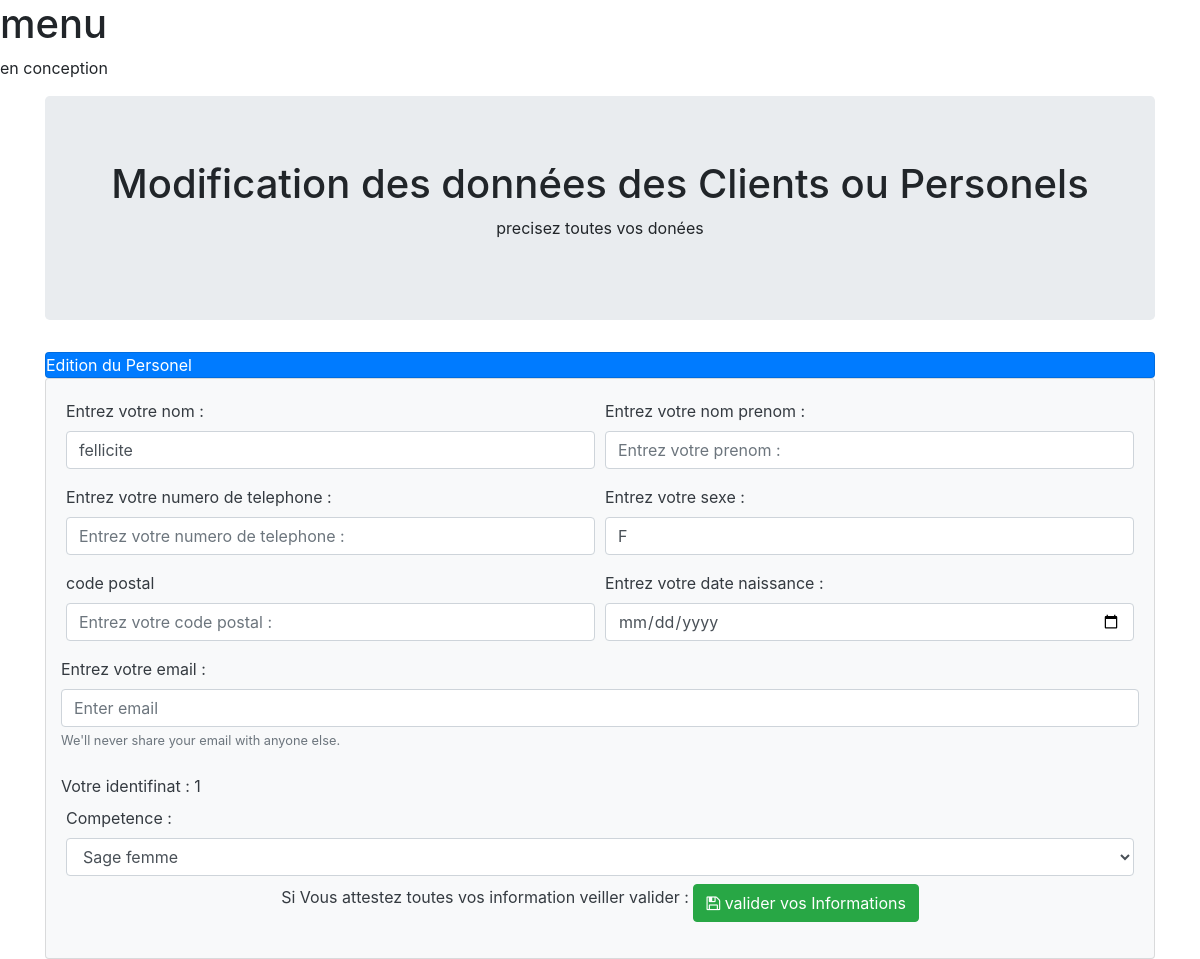
The app's page /editerPersonel.php?id_personel_Domaine_competence=1 with its own data.
### tables this page shows
CREATE TABLE `Personel_Domaine_competence` (
  `id_personel_Domaine_competence` int(11) NOT NULL AUTO_INCREMENT,
  `personel_id` int(11) NOT NULL,
  `domaine_competence_id` int(11) NOT NULL,
  PRIMARY KEY (`id_personel_Domaine_competence`,`personel_id`,`domaine_competence_id`),
  KEY `fk_Personel_has_Domaine_competence_Domaine_competence1_idx` (`domaine_competence_id`),
  KEY `fk_Personel_has_Domaine_competence_Personel1_idx` (`personel_id`),
  CONSTRAINT `fk_Personel_has_Domaine_competence_Domaine_competence1` FOREIGN KEY (`domaine_competence_id`) REFERENCES `Domaine_competence` (`id_domaine_competence`) ON DELETE NO ACTION ON UPDATE NO ACTION,
  CONSTRAINT `fk_Personel_has_Domaine_competence_Personel1` FOREIGN KEY (`personel_id`) REFERENCES `Personel` (`id_personel`) ON DELETE NO ACTION ON UPDATE NO ACTION
);

CREATE TABLE `Personel` (
  `id_personel` int(11) NOT NULL AUTO_INCREMENT,
  `nom_personel` varchar(50) NOT NULL,
  `matricule` varchar(70) NOT NULL,
  `sexe` char(2) NOT NULL,
  `etat` tinyint(2) DEFAULT '0',
  `role` varchar(45) DEFAULT NULL,
  PRIMARY KEY (`id_personel`),
  UNIQUE KEY `fk_matricule` (`matricule`)
);

CREATE TABLE `Domaine_competence` (
  `id_domaine_competence` int(11) NOT NULL AUTO_INCREMENT,
  `domaine_competence` varchar(45) DEFAULT NULL,
  PRIMARY KEY (`id_domaine_competence`)
);

### editerPersonel.php (the view, shortened to what this page needs)
<?php
        require_once("connexionBD.php");
        $id_personel_Domaine_competence =  isset($_GET['id_personel_Domaine_competence'])?$_GET['id_personel_Domaine_competence']:0;
        $requet=  "SELECT * FROM Personel INNER JOIN Personel_Domaine_competence ON Personel.id_personel = Personel_Domaine_competence.personel_id INNER JOIN Domaine_competence ON Personel_Domaine_competence.domaine_competence_id = Domaine_competence.id_domaine_competence WHERE id_personel_Domaine_competence = $id_personel_Domaine_competence";
        $resultat = $conn->query($requet);
        $personel = $resultat->fetch();
?>
<!DOCTYPE html>
    <html>
    <head>
        <link rel="stylesheet" href="https://stackpath.bootstrapcdn.com/bootstrap/4.4.1/css/bootstrap.min.css">
        <link rel="stylesheet" href="https://maxcdn.bootstrapcdn.com/font-awesome/4.7.0/css/font-awesome.min.css">
    </head>
    <body>
        <?php
            include("public/menu.php");
        ?>
        <div class="container">
            <div class="jumbotron text-center mt-2">
                <h1>Modification des données des Clients ou Personels</h1>
                 <p>precisez toutes vos donées</p>
            </div>
            <div class="card bg-primary text-white mt-4">
                <div class="card-head">Edition du Personel</div>
            </div>
            <div class="card bg-light text-dark">
                <div class="card-body">
                    <form method="POST" action="updatePersonel.php" class="form">
                        <div class="form_nom form-row">
                            <div class="form-group col-md-6">
                                <label for="nom_personel">Entrez votre nom :</label>
                                <input type="text" name="nom_personel" class="form-control" id="nom_personel" placeholder="Nom" value="<?php echo $personel["nom_personel"] ?>">
                            </div>
                           <div class="form-group col-md-6">
                                <label for="prenom_personel">Entrez votre nom prenom :</label>
                                <input type="text" name="prenom_personel" class="form-control" id="prenom_personel" placeholder="Entrez votre prenom :" value="<?php echo $personel["prenom_personel"] ?>">
                            </div>
                        </div>
                        <div class="form_nom form-row">
                            <div class="form-group  col-md-6">
                                <label for="tel_personel">Entrez votre numero de telephone :</label>
                                <input type="tel" name="tel_personel" class="form-control" id="tel_personel" placeholder="Entrez votre numero de telephone :" value="<?php echo $personel["tel_personel"] ?>">
                            </div>
                            <div class="form-group  col-md-6">
                                <label for="sexe">Entrez votre sexe :</label>
                                <input type="text" name="sexe" class="form-control" id="sexe" aria-describedby="emailHelp" placeholder="Entrez votre sexe(M/F)" value="<?php echo $personel["sexe"] ?>">
                            </div>
                        </div>
                        <div class="form_nom form-row">
                            <div class="form-group form_nom1 col-md-6">
                                <label for="code_postale_personel">code postal</label>
                                <input type="text" name="code_postale_personel" class="form-control" id="code_postale_personel" placeholder="Entrez votre code postal :" value="<?php echo $personel["code_postale_personel"] ?>">
                            </div>
                            <div class="form-group form_nom1 col-md-6">
                                <label for="date_naissance_personel">Entrez votre date naissance :</label>
                                <input type="date" name="date_naissance_personel" class="form-control" id="date_naissance_personel" aria-describedby="emailHelp" placeholder="Enter vote date naissance" value="<?php echo $personel["date_naissance_personel"] ?>">
                            </div>
                        </div>
                        <div class="form_nom form-row">
                            <label for="email_personel">Entrez votre email :</label>
                            <input type="email" name="email_personel" class="form-control" id="email_personel" aria-describedby="emailHelp" placeholder="Enter email" value="<?php echo $personel["email_personel"] ?>">
                            <small class="form-text text-muted">We'll never share your email with anyone else.</small>
                        </div><br>
                        <div class="form_nom form-row">
                            <label for="id_personel_Domaine_competence">Votre identifinat : <?php echo $id_personel_Domaine_competence ?></label>
                        </div>
                        <div class="from-group">
                            <label for="domaine_competence">Competence :</label>
                            <select name="domaine_competence" class="form-control" id="             domaine_competence">
                                <option value="sage femme"   <?php if($personel["domaine_competence"]=='sage femme')   echo 'selected' ?> >Sage femme</option>
                        </select>
                        </div>
                        <div id="validation_texte" class="text-center">
                            <p class="validation">Si Vous attestez toutes vos information veiller valider :  <button type="submit" class="btn btn-success mt-2"><span class="fa fa-save"    ></span>
                                valider vos Informations</button></p>
                        </div>
                    </div>
                </div>
            </div>
    </body>
</html>

### records on screen
personel_domaine_competence: nom_personel "fellicite", sexe "F"
domaine_competence: domaine_competence "Sage femme"

### other values on screen
$id_personel_Domaine_competence "1"
